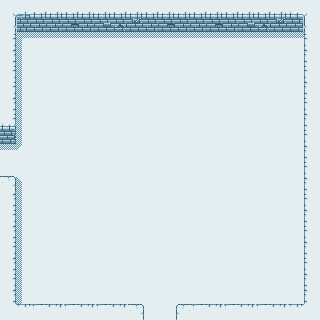

Rendered tile map (Tiled .tmx) drawn with the repository's tilesets; below, a short description and the full map source, tile grids included:
An orthogonal 20x20 tile map with 16x16 px tiles, 4 tile layers (floor, shadow, wall1, wall2).

<map version="1.0" tiledversion="1.0.3" orientation="orthogonal" renderorder="right-down" width="20" height="20" tilewidth="16" tileheight="16" nextobjectid="1">
 <tileset firstgid="1" name="sampletileset" tilewidth="16" tileheight="16" tilecount="256" columns="16">
  <image source="sampletileset.png" width="256" height="256" />
 </tileset>
 <layer name="floor" width="20" height="20">
  <data encoding="csv">
21,21,21,21,21,21,21,21,21,21,21,21,21,21,21,21,21,21,21,21,
21,21,21,21,21,21,21,21,21,21,21,21,21,21,21,21,21,21,21,21,
21,21,21,21,21,21,21,21,21,21,21,21,21,21,21,21,21,21,21,21,
21,21,21,21,21,21,21,21,21,21,21,21,21,21,21,21,21,21,21,21,
21,21,21,21,21,21,21,21,21,21,21,21,21,21,21,21,21,21,21,21,
21,21,21,21,21,21,21,21,21,21,21,21,21,21,21,21,21,21,21,21,
21,21,21,21,21,21,21,21,21,21,21,21,21,21,21,21,21,21,21,21,
21,21,21,21,21,21,21,21,21,21,21,21,21,21,21,21,21,21,21,21,
21,21,21,21,21,21,21,21,21,21,21,21,21,21,21,21,21,21,21,21,
21,21,21,21,21,21,21,21,21,21,21,21,21,21,21,21,21,21,21,21,
21,21,21,21,21,21,21,21,21,21,21,21,21,21,21,21,21,21,21,21,
21,21,21,21,21,21,21,21,21,21,21,21,21,21,21,21,21,21,21,21,
21,21,21,21,21,21,21,21,21,21,21,21,21,21,21,21,21,21,21,21,
21,21,21,21,21,21,21,21,21,21,21,21,21,21,21,21,21,21,21,21,
21,21,21,21,21,21,21,21,21,21,21,21,21,21,21,21,21,21,21,21,
21,21,21,21,21,21,21,21,21,21,21,21,21,21,21,21,21,21,21,21,
21,21,21,21,21,21,21,21,21,21,21,21,21,21,21,21,21,21,21,21,
21,21,21,21,21,21,21,21,21,21,21,21,21,21,21,21,21,21,21,21,
21,21,21,21,21,21,21,21,21,21,21,21,21,21,21,21,21,21,21,21,
21,21,21,21,21,21,21,21,21,21,21,21,21,21,21,21,21,21,21,21
</data>
 </layer>
 <layer name="shadow" width="20" height="20">
  <data encoding="csv">
0,0,0,0,0,0,0,0,0,0,0,0,0,0,0,0,0,0,0,0,
0,0,0,0,0,0,0,0,0,0,0,0,0,0,0,0,0,0,0,0,
0,33,34,34,34,34,34,34,34,34,34,34,34,34,34,34,34,34,34,0,
0,49,0,0,0,0,0,0,0,0,0,0,0,0,0,0,0,0,0,0,
0,49,0,0,0,0,0,0,0,0,0,0,0,0,0,0,0,0,0,0,
0,49,0,0,0,0,0,0,0,0,0,0,0,0,0,0,0,0,0,0,
0,49,0,0,0,0,0,0,0,0,0,0,0,0,0,0,0,0,0,0,
0,49,0,0,0,0,0,0,0,0,0,0,0,0,0,0,0,0,0,0,
0,49,0,0,0,0,0,0,0,0,0,0,0,0,0,0,0,0,0,0,
34,37,0,0,0,0,0,0,0,0,0,0,0,0,0,0,0,0,0,0,
0,0,0,0,0,0,0,0,0,0,0,0,0,0,0,0,0,0,0,0,
0,50,0,0,0,0,0,0,0,0,0,0,0,0,0,0,0,0,0,0,
0,49,0,0,0,0,0,0,0,0,0,0,0,0,0,0,0,0,0,0,
0,49,0,0,0,0,0,0,0,0,0,0,0,0,0,0,0,0,0,0,
0,49,0,0,0,0,0,0,0,0,0,0,0,0,0,0,0,0,0,0,
0,49,0,0,0,0,0,0,0,0,0,0,0,0,0,0,0,0,0,0,
0,49,0,0,0,0,0,0,0,0,0,0,0,0,0,0,0,0,0,0,
0,49,0,0,0,0,0,0,0,0,0,0,0,0,0,0,0,0,0,0,
0,49,0,0,0,0,0,0,0,0,0,0,0,0,0,0,0,0,0,0,
0,0,0,0,0,0,0,0,0,0,0,0,0,0,0,0,0,0,0,0
</data>
 </layer>
 <layer name="wall1" width="20" height="20">
  <data encoding="csv">
10,1,2,3,2,3,3,2,3,2,3,3,2,3,2,3,2,3,4,11,
26,17,23,23,19,18,24,7,8,18,19,23,23,19,18,24,7,8,20,27,
42,0,0,0,0,0,0,0,0,0,0,0,0,0,0,0,0,0,0,43,
58,0,0,0,0,0,0,0,0,0,0,0,0,0,0,0,0,0,0,59,
42,0,0,0,0,0,0,0,0,0,0,0,0,0,0,0,0,0,0,43,
42,0,0,0,0,0,0,0,0,0,0,0,0,0,0,0,0,0,0,59,
58,0,0,0,0,0,0,0,0,0,0,0,0,0,0,0,0,0,0,43,
42,0,0,0,0,0,0,0,0,0,0,0,0,0,0,0,0,0,0,59,
58,0,0,0,0,0,0,0,0,0,0,0,0,0,0,0,0,0,0,43,
0,0,0,0,0,0,0,0,0,0,0,0,0,0,0,0,0,0,0,59,
0,0,0,0,0,0,0,0,0,0,0,0,0,0,0,0,0,0,0,43,
41,0,0,0,0,0,0,0,0,0,0,0,0,0,0,0,0,0,0,59,
58,0,0,0,0,0,0,0,0,0,0,0,0,0,0,0,0,0,0,43,
42,0,0,0,0,0,0,0,0,0,0,0,0,0,0,0,0,0,0,59,
58,0,0,0,0,0,0,0,0,0,0,0,0,0,0,0,0,0,0,43,
42,0,0,0,0,0,0,0,0,0,0,0,0,0,0,0,0,0,0,59,
58,0,0,0,0,0,0,0,0,0,0,0,0,0,0,0,0,0,0,43,
42,0,0,0,0,0,0,0,0,0,0,0,0,0,0,0,0,0,0,59,
58,0,0,0,0,0,0,0,0,0,0,0,0,0,0,0,0,0,0,59,
0,73,56,57,56,57,56,57,41,0,0,40,56,57,56,57,56,57,73,0
</data>
 </layer>
 <layer name="wall2" width="20" height="20">
  <data encoding="csv">
0,0,0,0,0,0,0,0,0,0,0,0,0,0,0,0,0,0,0,0,
0,0,0,0,0,0,0,0,0,0,0,0,0,0,0,0,0,0,0,0,
0,0,0,0,0,0,0,0,0,0,0,0,0,0,0,0,0,0,0,0,
0,0,0,0,0,0,0,0,0,0,0,0,0,0,0,0,0,0,0,0,
0,0,0,0,0,0,0,0,0,0,0,0,0,0,0,0,0,0,0,0,
0,0,0,0,0,0,0,0,0,0,0,0,0,0,0,0,0,0,0,0,
0,0,0,0,0,0,0,0,0,0,0,0,0,0,0,0,0,0,0,0,
9,0,0,0,0,0,0,0,0,0,0,0,0,0,0,0,0,0,0,0,
25,0,0,0,0,0,0,0,0,0,0,0,0,0,0,0,0,0,0,0,
0,0,0,0,0,0,0,0,0,0,0,0,0,0,0,0,0,0,0,0,
0,0,0,0,0,0,0,0,0,0,0,0,0,0,0,0,0,0,0,0,
0,0,0,0,0,0,0,0,0,0,0,0,0,0,0,0,0,0,0,0,
0,0,0,0,0,0,0,0,0,0,0,0,0,0,0,0,0,0,0,0,
0,0,0,0,0,0,0,0,0,0,0,0,0,0,0,0,0,0,0,0,
0,0,0,0,0,0,0,0,0,0,0,0,0,0,0,0,0,0,0,0,
0,0,0,0,0,0,0,0,0,0,0,0,0,0,0,0,0,0,0,0,
0,0,0,0,0,0,0,0,0,0,0,0,0,0,0,0,0,0,0,0,
0,0,0,0,0,0,0,0,0,0,0,0,0,0,0,0,0,0,0,0,
0,0,0,0,0,0,0,0,0,0,0,0,0,0,0,0,0,0,0,0,
0,0,0,0,0,0,0,0,0,0,0,0,0,0,0,0,0,0,0,0
</data>
 </layer>
</map>
